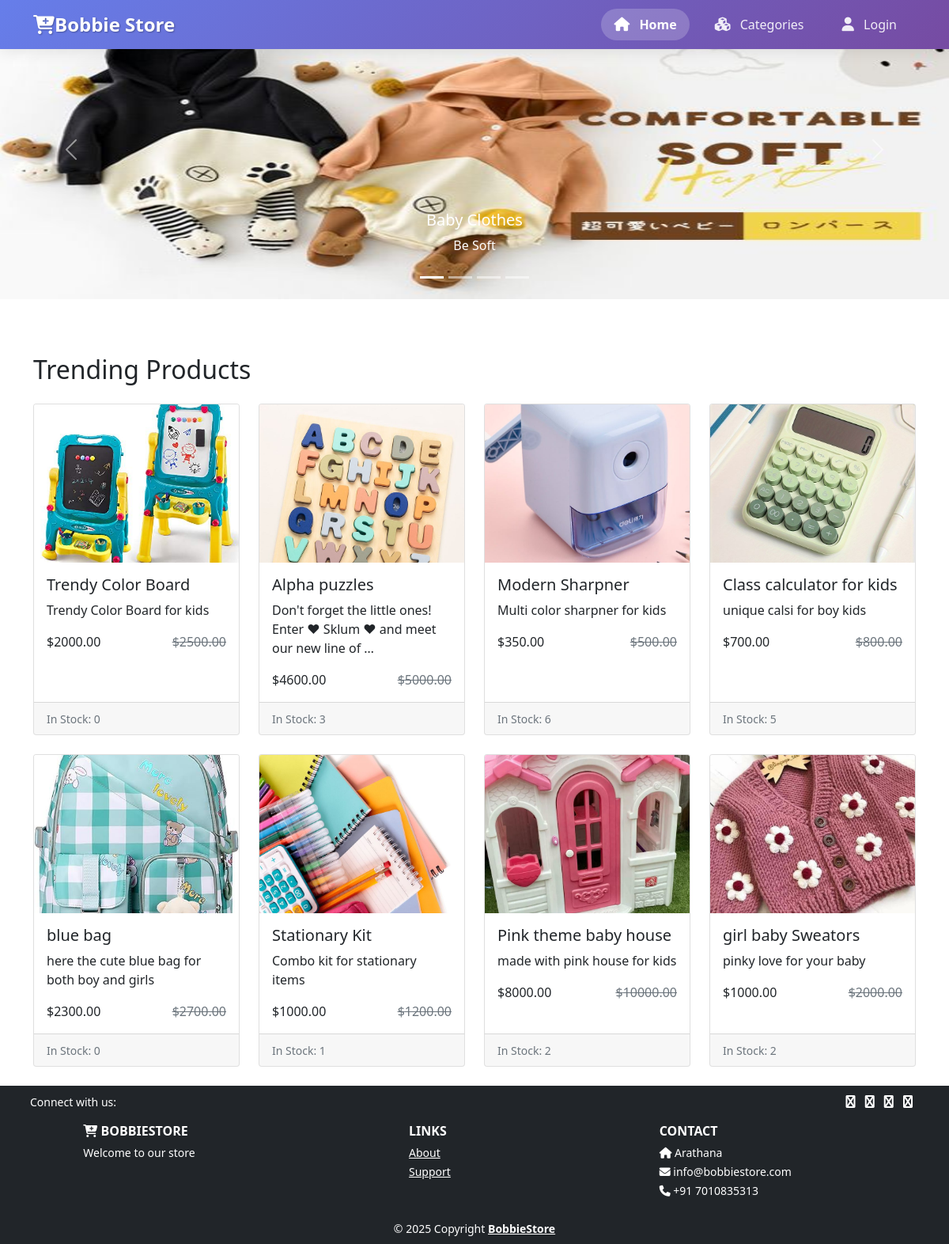
/home/, run on the app's committed database.
### Shop/models.py (models this page shows, shortened)
class Product(models.Model):
    category = models.ForeignKey(Category, on_delete=models.CASCADE, related_name='products')
    name = models.CharField(max_length=100)
    description = models.TextField()
    price = models.DecimalField(max_digits=10, decimal_places=2)
    quantity = models.IntegerField(default=0)
    product_image = models.ImageField(upload_to='product_image', blank=True, null=True)
    status = models.BooleanField(default=True)
    original_price = models.DecimalField(max_digits=10, decimal_places=2, default=0)
    selling_price = models.DecimalField(max_digits=10, decimal_places=2, default=0)
    trending = models.BooleanField(default=False)
    created_at = models.DateTimeField(auto_now_add=True)
    class Meta:
        ordering = ['-created_at']

### Shop/views.py (the view)
# urls.py: 2. Add a URL to urlpatterns:  path('', views.home, name='home')
def home(request):
    products = Product.objects.filter(trending=True)
    return render(request, "index.html", {"products": products})

### Shop/templates/index.html (shortened to what this page needs)
{% extends 'main.html' %}
{% block content %}
{% include 'slider.html' %}
<div class="container" style="margin-top:70px;">
    <div class="row">
        <div class="col-12">
            <h2 class="mb-4">Trending Products</h2>
        </div>
    </div>
    {% if products %}
    <div class="row">
        {% for product in products %}
        <div class="col-md-3 col-sm-6 mb-4">
            <div class="card h-100">
                {% if product.product_image %}
                <img src="{{ product.product_image.url }}" class="card-img-top" alt="{{ product.name }}" style="height: 200px; object-fit: cover;">
                {% else %}
                <img src="/static/images/default-product.jpg" class="card-img-top" alt="{{ product.name }}" style="height: 200px; object-fit: cover;">
                {% endif %}
                <div class="card-body">
                    <h5 class="card-title">{{ product.name }}</h5>
                    <p class="card-text">{{ product.description|truncatewords:15 }}</p>
                    <div class="d-flex justify-content-between align-items-center">
                        <span class="price">${{ product.selling_price }}</span>
                        {% if product.original_price > product.selling_price %}
                        <span class="text-muted"><del>${{ product.original_price }}</del></span>
                        {% endif %}
                    </div>
                </div>
                <div class="card-footer">
                    <small class="text-muted">In Stock: {{ product.quantity }}</small>
                </div>
            </div>
        </div>
        {% endfor %}
    </div>
    {% endif %}
</div>
{% endblock content %}

### Shop/templates/main.html (shortened to what this page needs)
{% load static %}
<!doctype html>
<html lang="en">
  <head>
    <link href="https://cdn.jsdelivr.net/npm/bootstrap@5.0.2/dist/css/bootstrap.min.css" rel="stylesheet">
    <link rel="stylesheet" href="https://cdnjs.cloudflare.com/ajax/libs/font-awesome/6.4.0/css/all.min.css">
    <link rel="stylesheet" href="{% static 'css/style.css' %}">
  </head>
  <body>
    {% include 'navbar.html' %}
    {% block content %}
    {% endblock content %}
    {% include 'footer.html' %}
  </body>
  </html>

### Shop/templates/navbar.html (shortened to what this page needs)
<nav class="navbar navbar-expand-lg navbar-custom fixed-top">
  <div class="container">
    <a class="navbar-brand" href="{% url 'home' %}">
        <i class="fa fa-cart-plus"></i>Bobbie Store
    </a>
    <div class="collapse navbar-collapse" id="navbarNavAltMarkup">
      <div class="navbar-nav ms-auto">
          <a class="nav-link active" aria-current="page" href="{% url 'home' %}">
              <i class="fa fa-home"></i> Home
          </a>
          <a class="nav-link" href="{% url 'categories' %}">
              <i class="fa fa-cubes"></i> Categories
          </a>
          {% if user.is_authenticated %}
            <a class="nav-link" href="{% url 'wishlist' %}">
                <i class="fa fa-heart"></i> Wishlist
            </a>
            <a class="nav-link" href="{% url 'cart' %}">
                <i class="fa fa-shopping-cart"></i> Cart
            </a>
            <a class="nav-link" href="{% url 'logout' %}">
                <i class="fa fa-sign-out"></i> Logout
            </a>
          {% else %}
            <a class="nav-link" href="{% url 'login' %}">
                <i class="fa fa-user"></i> Login
            </a>
          {% endif %}
        </div>
    </div>
  </div>
</nav>

### Shop/templates/slider.html (shortened to what this page needs)
{% load static %}
<div class="carousel-container">
  <div id="carouselExampleCaptions" class="carousel slide" data-bs-ride="carousel">
    <div class="carousel-indicators">
      <button type="button" data-bs-target="#carouselExampleCaptions" data-bs-slide-to="0" class="active" aria-current="true" aria-label="Slide 1"></button>
      <button type="button" data-bs-target="#carouselExampleCaptions" data-bs-slide-to="1" aria-label="Slide 2"></button>
      <button type="button" data-bs-target="#carouselExampleCaptions" data-bs-slide-to="2" aria-label="Slide 3"></button>
      <button type="button" data-bs-target="#carouselExampleCaptions" data-bs-slide-to="3" aria-label="Slide 4"></button>
    </div>
    <div class="carousel-inner">
      <div class="carousel-item active">
        <img src="{% static 'images/bb.jpeg' %}" class="d-block w-100" style="height: 10cm;" alt="slide 1">
        <div class="carousel-caption d-none d-md-block">
          <h5>Baby Clothes</h5>
          <p>Be Soft</p>
        </div>
      </div>
    </div>
    <button class="carousel-control-prev" type="button" data-bs-target="#carouselExampleCaptions" data-bs-slide="prev">
      <span class="carousel-control-prev-icon" aria-hidden="true"></span>
    </button>
    <button class="carousel-control-next" type="button" data-bs-target="#carouselExampleCaptions" data-bs-slide="next">
      <span class="carousel-control-next-icon" aria-hidden="true"></span>
    </button>
  </div>
</div>

### Shop/templates/footer.html
<footer class="text-center text-lg-start bg-dark text-white">
    <section class="container d-flex justify-content-center justify-content-lg-between p-2">
        <div class="me-3 d-none d-lg-block">
            <small>Connect with us:</small>
        </div>
        <div>
            <a href="https://facebook.com" class="me-2 text-reset"><i class="fa fa-facebook"></i></a>
            <a href="https://twitter.com" class="me-2 text-reset"><i class="fa fa-twitter"></i></a>
            <a href="https://instagram.com" class="me-2 text-reset"><i class="fa fa-instagram"></i></a>
            <a href="https://linkedin.com" class="me-2 text-reset"><i class="fa fa-linkedin"></i></a>
        </div>
    </section>
    <section class="py-2">
        <div class="container text-center text-md-start">
            <div class="row">
                <div class="col-md-3 col-lg-4 col-xl-3 mx-auto mb-2">
                    <h6 class="text-uppercase fw-bold mb-1"><i class="fa fa-cart-plus"></i> BobbieStore</h6>
                    <p class="mb-0"><small>Welcome to our store</small></p>
                </div>
                <div class="col-md-3 col-lg-2 col-xl-2 mx-auto mb-2">
                    <h6 class="text-uppercase fw-bold mb-1">Links</h6>
                    <p class="mb-0"><small><a href="{% url 'about' %}" class="text-reset">About</a></small></p>
                    <p class="mb-0"><small><a href="{% url 'contact' %}" class="text-reset">Support</a></small></p>
                </div>
                <div class="col-md-4 col-lg-3 col-xl-3 mx-auto mb-2">
                    <h6 class="text-uppercase fw-bold mb-1">Contact</h6>
                    <p class="mb-0"><small><i class="fa fa-home"></i> Arathana</small></p>
                    <p class="mb-0"><small><i class="fa fa-envelope"></i> info@bobbiestore.com</small></p>
                    <p class="mb-0"><small><i class="fa fa-phone"></i> +91 7010835313</small></p>
                </div>
            </div>
        </div>
    </section>
    <div class="text-center py-2">
        <small>&copy; {% now "Y" %} Copyright <a class="text-reset fw-bold" href="/">BobbieStore</a></small>
    </div>
</footer>

### Shop/templates/navbar.html (style rules this page uses)
.navbar-custom { background: linear-gradient(135deg, #667eea 0%, #764ba2 100%); box-shadow: 0 2px 20px rgba(0, 0, 0, 0.1); padding: 0.5rem 0; transition: all 0.3s ease; }
.navbar-custom .navbar-brand { font-family: 'Segoe UI', Tahoma, Geneva, Verdana, sans-serif; font-weight: 700; font-size: 1.5rem; color: #ffffff !important; text-shadow: 1px 1px 2px rgba(0, 0, 0, 0.3); transition: all 0.3s ease; }
.navbar-custom .nav-link { font-family: 'Segoe UI', Tahoma, Geneva, Verdana, sans-serif; font-weight: 500; font-size: 1rem; color: rgba(255, 255, 255, 0.9) !important; margin: 0 0.5rem; padding: 0.5rem 1rem !important; border-radius: 25px; transition: all 0.3s ease; position: relative; }
.navbar-custom .nav-link.active { background: rgba(255, 255, 255, 0.2); color: #ffffff !important; font-weight: 600; }
.navbar-custom .nav-link i { margin-right: 8px; font-size: 1.1rem; transition: all 0.3s ease; }
.navbar-custom .nav-link { animation: fadeInUp 0.6s ease forwards; }
.navbar-custom .nav-link:nth-child(1) { animation-delay: 0.1s; }
.navbar-custom .nav-link:nth-child(2) { animation-delay: 0.2s; }
.navbar-custom .nav-link:nth-child(3) { animation-delay: 0.3s; }

### data on the page
Product: product_image (picture), name "Trendy Color Board", description "Trendy Color Board for kids", selling_price "2000.00", original_price "2500.00", quantity "0"
Product: product_image (picture), name "Alpha puzzles", description "Don't forget the little ones! Enter ♥ Sklum ♥ and meet our new line of …", selling_price "4600.00", original_price "5000.00", quantity "3"
Product: product_image (picture), name "Modern Sharpner", description "Multi color sharpner for kids", selling_price "350.00", original_price "500.00", quantity "6"
Product: product_image (picture), name "Class calculator for kids", description "unique calsi for boy kids", selling_price "700.00", original_price "800.00", quantity "5"
Product: product_image (picture), name "blue bag", description "here the cute blue bag for both boy and girls", selling_price "2300.00", original_price "2700.00", quantity "0"
Product: product_image (picture), name "Stationary Kit", description "Combo kit for stationary items", selling_price "1000.00", original_price "1200.00", quantity "1"
Product: product_image (picture), name "Pink theme baby house", description "made with pink house for kids", selling_price "8000.00", original_price "10000.00", quantity "2"
Product: product_image (picture), name "girl baby Sweators", description "pinky love for your baby", selling_price "1000.00", original_price "2000.00", quantity "2"
